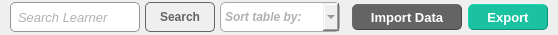
       <widget class="QFrame" name="statFrame">
        <property name="minimumSize">
         <size>
          <width>0</width>
          <height>35</height>
         </size>
        </property>
        <property name="maximumSize">
         <size>
          <width>16777215</width>
          <height>35</height>
         </size>
        </property>
        <property name="styleSheet">
         <string notr="true">QFrame{
	background-color: none;
	border: none;
}</string>
        </property>
        <property name="frameShape">
         <enum>QFrame::StyledPanel</enum>
        </property>
        <property name="frameShadow">
         <enum>QFrame::Raised</enum>
        </property>
        <layout class="QHBoxLayout" name="horizontalLayout_6">
         <property name="spacing">
          <number>6</number>
         </property>
         <property name="leftMargin">
          <number>10</number>
         </property>
         <property name="topMargin">
          <number>0</number>
         </property>
         <property name="rightMargin">
          <number>10</number>
         </property>
         <property name="bottomMargin">
          <number>0</number>
         </property>
         <item>
          <widget class="QFrame" name="search_box_input">
           <property name="minimumSize">
            <size>
             <width>270</width>
             <height>0</height>
            </size>
           </property>
           <property name="maximumSize">
            <size>
             <width>460</width>
             <height>16777215</height>
            </size>
           </property>
           <property name="layoutDirection">
            <enum>Qt::LeftToRight</enum>
           </property>
           <property name="frameShape">
            <enum>QFrame::NoFrame</enum>
           </property>
           <property name="frameShadow">
            <enum>QFrame::Plain</enum>
           </property>
           <layout class="QHBoxLayout" name="horizontalLayout_10" stretch="0,0,0">
            <property name="spacing">
             <number>5</number>
            </property>
            <property name="leftMargin">
             <number>0</number>
            </property>
            <property name="topMargin">
             <number>0</number>
            </property>
            <property name="rightMargin">
             <number>0</number>
            </property>
            <property name="bottomMargin">
             <number>0</number>
            </property>
            <item>
             <widget class="QLineEdit" name="lineEdit">
              <property name="minimumSize">
               <size>
                <width>70</width>
                <height>30</height>
               </size>
              </property>
              <property name="maximumSize">
               <size>
                <width>280</width>
                <height>30</height>
               </size>
              </property>
              <property name="font">
               <font>
                <pointsize>10</pointsize>
                <italic>true</italic>
                <bold>false</bold>
               </font>
              </property>
              <property name="cursor">
               <cursorShape>IBeamCursor</cursorShape>
              </property>
              <property name="styleSheet">
               <string notr="true">QLineEdit{
	padding-left: 5px;
   border: 1px solid rgb(150,150,150);
   border-radius: 5px;
	color: rgb(100, 100, 100);
}
</string>
              </property>
              <property name="placeholderText">
               <string>Search Learner</string>
              </property>
              <property name="clearButtonEnabled">
               <bool>true</bool>
              </property>
             </widget>
            </item>
            <item>
             <widget class="QPushButton" name="pushButton_3">
              <property name="minimumSize">
               <size>
                <width>70</width>
                <height>30</height>
               </size>
              </property>
              <property name="maximumSize">
               <size>
                <width>70</width>
                <height>16777215</height>
               </size>
              </property>
              <property name="sizeIncrement">
               <size>
                <width>0</width>
                <height>30</height>
               </size>
              </property>
              <property name="font">
               <font>
                <bold>true</bold>
               </font>
              </property>
              <property name="cursor">
               <cursorShape>PointingHandCursor</cursorShape>
              </property>
              <property name="styleSheet">
               <string notr="true">QPushButton{
border: 1px solid rgb(100, 100, 100);
border-radius: 5px;
	color: rgb(100, 100, 100);
}
QPushButton:hover{
	background-color: rgb(100, 100, 100);
	color: rgb(255, 255, 255);
}</string>
              </property>
              <property name="text">
               <string>Search</string>
              </property>
             </widget>
            </item>
            <item>
             <widget class="QComboBox" name="comboBox">
              <property name="minimumSize">
               <size>
                <width>120</width>
                <height>30</height>
               </size>
              </property>
              <property name="maximumSize">
               <size>
                <width>120</width>
                <height>30</height>
               </size>
              </property>
              <property name="font">
               <font>
                <italic>true</italic>
                <bold>true</bold>
               </font>
              </property>
              <property name="styleSheet">
               <string notr="true">QComboBox{
border: 1px solid rgb(170, 170, 170);
border-radius: 5px;
	color: rgb(100, 100, 100);
}
/*
QComboBox::drop-down{
	border: none;
}

QComboBox::down-arrow {
	image: url(:/my_images/assets/down.png);
	width: 16px;
	height: 16px;
	margin-right: 8px;
}
*/
QComboBox::on{
border: 1px solid rgb(26, 194, 161);
}



</string>
              </property>
              <property name="placeholderText">
               <string>Sort table by:</string>
              </property>
              <item>
               <property name="text">
                <string>First Name</string>
               </property>
              </item>
              <item>
               <property name="text">
                <string>Last Name</string>
               </property>
              </item>
              <item>
               <property name="text">
                <string>LRN</string>
               </property>
              </item>
             </widget>
            </item>
           </layout>
          </widget>
         </item>
         <item>
          <widget class="QFrame" name="spacer">
           <property name="frameShape">
            <enum>QFrame::StyledPanel</enum>
           </property>
           <property name="frameShadow">
            <enum>QFrame::Raised</enum>
           </property>
          </widget>
         </item>
         <item>
          <widget class="QPushButton" name="pushButton">
           <property name="minimumSize">
            <size>
             <width>110</width>
             <height>0</height>
            </size>
           </property>
           <property name="maximumSize">
            <size>
             <width>110</width>
             <height>26</height>
            </size>
           </property>
           <property name="sizeIncrement">
            <size>
             <width>0</width>
             <height>26</height>
            </size>
           </property>
           <property name="font">
            <font>
             <pointsize>10</pointsize>
             <bold>true</bold>
            </font>
           </property>
           <property name="cursor">
            <cursorShape>PointingHandCursor</cursorShape>
           </property>
           <property name="styleSheet">
            <string notr="true">QPushButton{
	border: 1px solid rgb(70, 70, 70);
	border-radius: 5px;
	color: rgb(255, 255, 255);
	background-color: rgb(100, 100, 100);
border-style: outset;
}
QPushButton:focus{
	border-style: inset;
}
</string>
           </property>
           <property name="text">
            <string>Import Data</string>
           </property>
           <property name="icon">
            <iconset>
             <normaloff>../assets/import.png</normaloff>../assets/import.png</iconset>
           </property>
           <property name="iconSize">
            <size>
             <width>18</width>
             <height>18</height>
            </size>
           </property>
          </widget>
         </item>
         <item>
          <widget class="QPushButton" name="pushButton_2">
           <property name="minimumSize">
            <size>
             <width>80</width>
             <height>26</height>
            </size>
           </property>
           <property name="maximumSize">
            <size>
             <width>80</width>
             <height>26</height>
            </size>
           </property>
           <property name="font">
            <font>
             <pointsize>10</pointsize>
             <bold>true</bold>
            </font>
           </property>
           <property name="cursor">
            <cursorShape>PointingHandCursor</cursorShape>
           </property>
           <property name="styleSheet">
            <string notr="true">QPushButton{
	border: 1px solid rgb(19, 143, 118);
	border-radius: 5px;
	color: rgb(255, 255, 255);
	background-color: rgb(26, 194, 161);
border-style: outset;
}
QPushButton:focus{
	border-style: inset;
}</string>
           </property>
           <property name="text">
            <string>Export</string>
           </property>
           <property name="icon">
            <iconset>
             <normaloff>../assets/export.png</normaloff>../assets/export.png</iconset>
           </property>
           <property name="iconSize">
            <size>
             <width>18</width>
             <height>18</height>
            </size>
           </property>
          </widget>
         </item>
        </layout>
       </widget>
